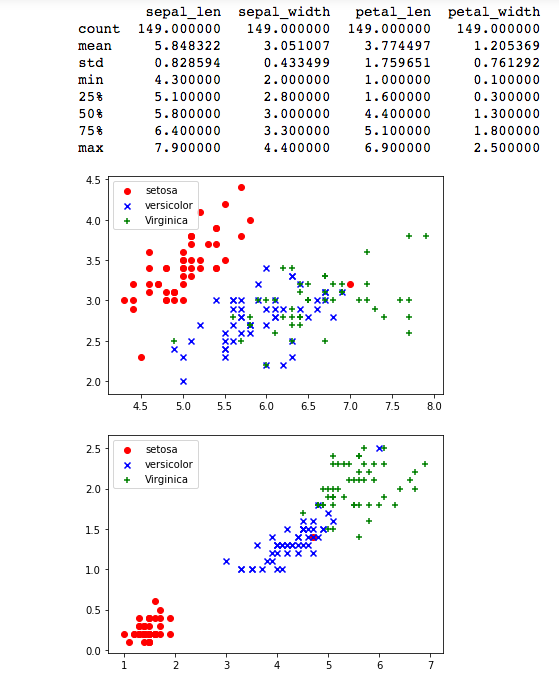

The script that drew this image:
#!/usr/bin/env python
# coding: utf-8

# In[23]:


import matplotlib.pyplot as plt
import numpy as np
import pandas
from sklearn.linear_model import LogisticRegression 
#导入数据集iris  
url = "https://archive.ics.uci.edu/ml/machine-learning-databases/iris/iris.data"
dataset = pandas.read_csv(url)
dataset.columns = ['sepal_len', 'sepal_width', 'petal_len', 'petal_width', 'class']
dataset['class'] = dataset['class'].apply(lambda x: x.split('-')[1])
print(dataset.describe())

#获取花卉花萼长度与花萼宽度数据集  
X = dataset['sepal_len']  
Y = dataset['sepal_width']
#三类鸢尾花的花萼长度与花萼宽度的散点图
get_ipython().run_line_magic('matplotlib', 'inline')
#plt.scatter(X, Y, c=iris.target, marker='x')
plt.scatter(X[:50], Y[:50], color='red', marker='o', label='setosa') #前50个样本
plt.scatter(X[50:100], Y[50:100], color='blue', marker='x', label='versicolor') #中间50个
plt.scatter(X[100:], Y[100:],color='green', marker='+', label='Virginica') #后50个样本
plt.legend(loc=2) #loc=1，2，3，4分别表示label在右上角，左上角，左下角，右下角
plt.show()

#获取花卉花瓣长度与花瓣宽度数据集    
M = dataset['petal_len']  
N = dataset['petal_width'] 
#三类鸢尾花的花瓣长度与花瓣宽度的散点图
get_ipython().run_line_magic('matplotlib', 'inline')
#plt.scatter(X, Y, c=iris.target, marker='x')
plt.scatter(M[:50], N[:50], color='red', marker='o', label='setosa') #前50个样本
plt.scatter(M[50:100], N[50:100], color='blue', marker='x', label='versicolor') #中间50个
plt.scatter(M[100:], N[100:],color='green', marker='+', label='Virginica') #后50个样本
plt.legend(loc=2) #loc=1，2，3，4分别表示label在右上角，左上角，左下角，右下角
plt.show()

from sklearn.model_selection import train_test_split
import numpy as np
from sklearn.datasets import load_iris   
from sklearn.linear_model import LogisticRegression
from sklearn import metrics

#载入数据集
iris = load_iris()
#划分训练与测试的数据集
x_train, x_test, y_train, y_test = train_test_split(iris.data, iris.target,test_size=0.3)

#逻辑回归模型
lr = LogisticRegression()
lr.fit(x_train, y_train)

#模型评估
Testgrades = lr.score(x_test, y_test)
Traingrades = lr.score(x_train, y_train)
print("TestScore: %.3f" %Testgrades)
print("TrainScore: %.3f" %Traingrades)
#正确率
y_predict = lr.predict(x_test)
accuracy = metrics.accuracy_score(y_test, y_predict)
print("accuracy: %.3f" %accuracy)

# TestScore: 0.867
# Traingrades: 0.962
# Accuracy: 0.867
